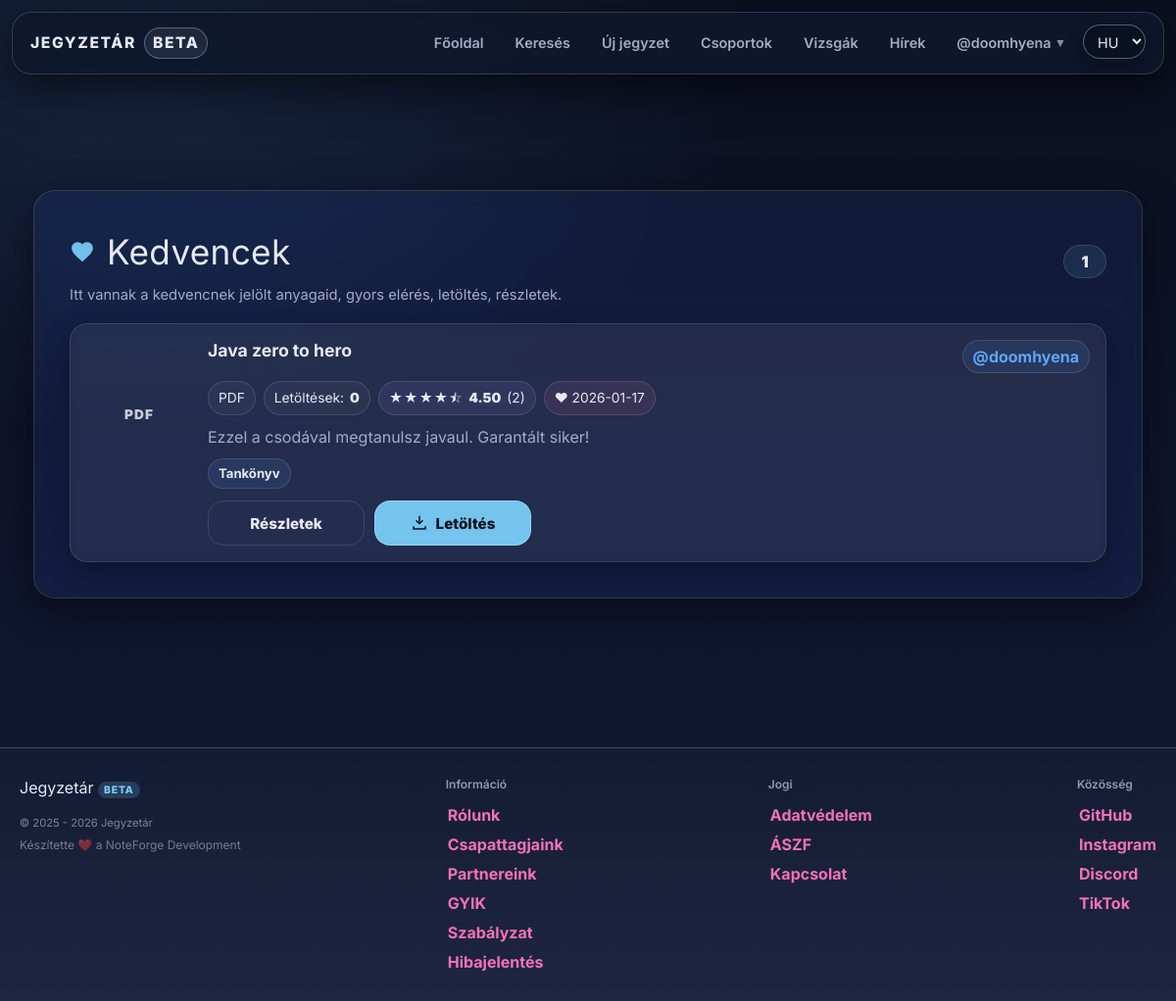
The page /favorites.php (signed in) on the database its author committed.
### tables this page shows
CREATE TABLE `users` (
  `id` int(11) NOT NULL,
  `lastname` varchar(100) DEFAULT NULL,
  `firstname` varchar(100) DEFAULT NULL,
  `username` varchar(50) NOT NULL,
  `birthdate` date DEFAULT NULL,
  `gender` varchar(10) DEFAULT NULL,
  `email` varchar(50) NOT NULL,
  `profile_picture` varchar(255) DEFAULT NULL,
  `password` varchar(255) NOT NULL,
  `security_question` varchar(255) NOT NULL,
  `security_answer` varchar(255) NOT NULL,
  `admin` tinyint(1) NOT NULL,
  `teacher` tinyint(1) NOT NULL,
  `registration_date` datetime DEFAULT NULL,
  `language` varchar(5) NOT NULL DEFAULT 'hu',
  `oauth_provider` varchar(20) DEFAULT NULL,
  `oauth_sub` varchar(191) DEFAULT NULL,
  `email_verified` tinyint(1) NOT NULL DEFAULT 0,
  `bio` text DEFAULT NULL,
  `profile_theme` varchar(32) NOT NULL DEFAULT 'default',
  `twofa_enabled` tinyint(1) NOT NULL DEFAULT 0,
  `used_reg_code` varchar(64) DEFAULT NULL,
  `used_reg_code_at` datetime DEFAULT NULL,
  `show_fullname` tinyint(1) NOT NULL DEFAULT 1,
  `show_email` tinyint(1) NOT NULL DEFAULT 0,
  `show_birthdate` tinyint(1) NOT NULL DEFAULT 0
);

CREATE TABLE `files` (
  `id` int(11) NOT NULL,
  `uploaded_by` int(11) DEFAULT NULL,
  `name` varchar(255) NOT NULL,
  `file_name` varchar(255) NOT NULL,
  `description` text DEFAULT NULL,
  `file_path` varchar(255) NOT NULL,
  `tags` varchar(255) NOT NULL,
  `tn_name` varchar(255) DEFAULT NULL,
  `file_size` bigint(20) UNSIGNED DEFAULT NULL,
  `download_count` int(11) NOT NULL DEFAULT 0,
  `content_text` longtext DEFAULT NULL,
  `edu_stage` enum('hs','uni') DEFAULT NULL,
  `edu_level` tinyint(4) DEFAULT NULL,
  `external_url` varchar(255) NOT NULL,
  `content_type` enum('file','note','','') NOT NULL,
  `note_markdown` mediumtext NOT NULL,
  `note_excerpt` varchar(255) NOT NULL
);

### assets/php/lang.php (called while the page is built, shortened)
<?php
    $supported_langs = ['hu', 'en', 'de'];
    if (isset($_GET['lang']) && in_array($_GET['lang'], $supported_langs, true)) {
        $lang = $_GET['lang'];
        $_SESSION['lang'] = $lang;
        if (!headers_sent()) {
            setcookie('lang', $lang, time() + 60*60*24*30, '/');
        }
    } else {
        if (isset($_SESSION['lang']) && in_array($_SESSION['lang'], $supported_langs, true)) {
            $lang = $_SESSION['lang'];
        } elseif (isset($_COOKIE['lang']) && in_array($_COOKIE['lang'], $supported_langs, true)) {
            $lang = $_COOKIE['lang'];
        } else {
            $lang = 'hu';
        }
    }
    $translations = [];
    if ($stmt = $conn->prepare("SELECT t_key, lang_code, text FROM translations WHERE lang_code IN (?, 'hu')")) {
        $stmt->bind_param('s', $lang);
        $stmt->execute();
        $result = $stmt->get_result();
        while ($row = $result->fetch_assoc()) {
            if (!isset($translations[$row['t_key']]) || $row['lang_code'] === $lang) {
                $translations[$row['t_key']] = $row['text'];
            }
        }
    }
    if (!function_exists('t')) {
        function t(string $key, ...$args): string
        {
            global $translations;
            $text = $translations[$key] ?? $key;
            return $text;
        }
    }

### favorites.php (the view, shortened to what this page needs)
<?php
    require_once "assets/php/db.php";
    require_once "assets/php/lang.php";
    require_once "assets/php/functions.php";
    $user_id = (int)auth_user_id();
    $page_theme = 'default';
    $sql = "SELECT fav.created_at AS favorited_at, f.*, u.username AS uploader_username, IFNULL(r.avg_rating, 0) AS avg_rating, IFNULL(r.rating_count, 0) AS rating_count FROM favorites fav INNER JOIN files f ON f.id = fav.file_id LEFT JOIN users u ON u.id = f.uploaded_by LEFT JOIN ( SELECT file_id, AVG(rating) AS avg_rating, COUNT(*) AS rating_count FROM ratings GROUP BY file_id) r ON r.file_id = f.id WHERE fav.user_id = ? ORDER BY fav.created_at DESC";
    $favRes = db_query($conn, $sql, "i", [$user_id]);
    $favorites = [];
    if ($favRes) {
        while ($row = $favRes->fetch_assoc()) {
            $favorites[] = $row;
        }
    }
?>
<!DOCTYPE html>
<html lang="<?= htmlspecialchars($lang) ?>">
<head>
    <link rel="stylesheet" href="assets/css/styles.css">
    <script src="https://cdn.jsdelivr.net/npm/@tailwindcss/browser@4"></script>
</head>
<body class="theme-<?= htmlspecialchars($page_theme) ?>">
<?php include 'assets/php/navbar.php'; ?>
<div class="content-wrapper w-full">
    <div class="main w-full max-w-6xl mx-auto px-4 md:px-6 lg:px-8 py-6">
        <div class="fav-header">
            <div class="fav-titlebar">
                <div class="fav-title">
                    <svg class="fav-heart" viewBox="0 0 24 24" aria-hidden="true">
                        <path d="M12 21.35l-1.45-1.32C5.4 15.36 2 12.28 2 8.5 2 5.42 4.42 3 7.5 3c1.74 0 3.41.81 4.5 2.09C13.09 3.81 14.76 3 16.5 3 19.58 3 22 5.42 22 8.5c0 3.78-3.4 6.86-8.55 11.54L12 21.35z" fill="currentColor"/>
                    </svg>
                    <h1><?= htmlspecialchars(t('nav_favorites') ?: 'Kedvenceim') ?></h1>
                </div>
                <div class="fav-count">
                    <span class="fav-count-pill">
                        <?= (int)count($favorites) ?>
                    </span>
                </div>
            </div>
            <p class="fav-subtitle entry-meta">
                Itt vannak a kedvencnek jelölt anyagaid, gyors elérés, letöltés, részletek.
            </p>
        </div>
        <?php if (!empty($favorites)): ?>
            <div class="fav-grid">
                <?php foreach ($favorites as $f):
                    $file_id = (int)$f['id'];
                    $title = (string)($f['name'] ?? '');
                    $desc = trim((string)($f['description'] ?? ''));
                    $tags_raw = trim((string)($f['tags'] ?? ''));
                    $downloads = isset($f['download_count']) ? (int)$f['download_count'] : 0;
                    $uploader_username = (string)($f['uploader_username'] ?? 'ismeretlen');
                    $uploader_safe = htmlspecialchars($uploader_username);
                    $ext = strtolower(pathinfo((string)($f['file_name'] ?? ''), PATHINFO_EXTENSION));
                    $ext = $ext !== '' ? $ext : 'file';
                    $favorited_at = !empty($f['favorited_at']) ? (string)$f['favorited_at'] : '';
                    $avg = (float)($f['avg_rating'] ?? 0);
                    $cnt = (int)($f['rating_count'] ?? 0);
                    $thumb = '';
                    $tags = [];
                    if ($tags_raw !== '') {
                        $tags = array_values(array_filter(array_map('trim', preg_split('/[,;]+/u', $tags_raw))));
                    }
                    ?>
                    <article class="card fav-card">
                        <div class="fav-top">
                            <div class="fav-thumb">
                                <?php if ($thumb !== ''): ?>
                                    <img src="<?= htmlspecialchars($thumb) ?>" alt="" loading="lazy">
                                <?php else: ?>
                                    <div class="fav-thumb-fallback" aria-hidden="true">
                                        <?= fav_file_icon_svg($ext) ?>
                                        <span class="fav-ext"><?= htmlspecialchars(strtoupper($ext)) ?></span>
                                    </div>
                                <?php endif; ?>
                            </div>
                            <div class="fav-main">
                                <div class="fav-head">
                                    <h2 class="fav-titleline">
                                        <a class="fav-titlelink" href="note.php?id=<?= $file_id ?>">
                                            <?= htmlspecialchars($title) ?>
                                        </a>
                                    </h2>
                                    <a class="uploader-name fav-uploader" href="profile.php?user=<?= rawurlencode($uploader_username) ?>">
                                        @<?= $uploader_safe ?>
                                    </a>
                                </div>
                                <div class="fav-meta-row">
                                    <span class="fav-chip"><?= htmlspecialchars(strtoupper($ext)) ?></span>
                                    <span class="fav-chip"><?= t('label_downloads') ?>: <strong><?= $downloads ?></strong></span>
                                    <span class="fav-chip fav-chip-rating">
                                        <?= fav_star_row($avg) ?>
                                        <strong><?= number_format($avg, 2) ?></strong>
                                        <span class="fav-rating-count">(<?= $cnt ?>)</span>
                                    </span>
                                    <?php if ($favorited_at !== ''): ?>
                                        <span class="fav-chip fav-chip-favdate" title="Kedvencekhez adva">
                                            ❤ <?= htmlspecialchars(substr($favorited_at, 0, 10)) ?>
                                        </span>
                                    <?php endif; ?>
                                </div>
                                <?php if ($desc !== ''): ?>
                                    <p class="fav-desc"><?= htmlspecialchars($desc) ?></p>
                                <?php endif; ?>
                                <?php if (!empty($tags)): ?>
                                    <div class="fav-tags" aria-label="<?= htmlspecialchars(t('label_tags')) ?>">
                                        <?php foreach (array_slice($tags, 0, 8) as $tg): ?>
                                            <span class="tag-pill"><?= htmlspecialchars($tg) ?></span>
                                        <?php endforeach; ?>
                                    </div>
                                <?php endif; ?>
                                <div class="fav-actions">
                                    <a class="btn-ghost" href="note.php?id=<?= $file_id ?>"><?= t('btn_details') ?></a>
                                    <a class="btn-cta" href="assets/php/download.php?id=<?= $file_id ?>">
                                        <svg class="icon icon-download" viewBox="0 0 24 24" aria-hidden="true">
                                            <path d="M12 3v10m0 0l-4-4m4 4l4-4M4 17v3h16v-3" fill="none" stroke="currentColor" stroke-width="2" stroke-linecap="round"/>
                                        </svg>
                                        <?= t('btn_download') ?>
                                    </a>
                                </div>
                            </div>
                        </div>
                    </article>
                <?php endforeach; ?>
            </div>
        <?php endif; ?>
    </div>
</div>
<?php include 'assets/php/footer.php'; ?>
</body>
</html>

### assets/php/navbar.php (shortened to what this page needs)
<?php
	require_once "assets/php/premium.php";
    $isLoggedIn = auth_is_logged_in();
    $user = $isLoggedIn ? auth_user($conn) : null;
    $currentUsername = null;
    if ($user) {
        $isLoggedIn = true;
        $currentUsername = $user['username'];
    }
?>
<nav class="navbar">
    <div class="navbar-content">
        <div class="brand">
            <span>Jegyzetár</span>
            <span class="brand-badge">beta</span>
        </div>
        <ul class="nav-links">
            <li><a href="index.php"><?= t('nav_home') ?></a></li>
            <li><a href="search.php"><?= t('nav_search') ?></a></li>
            <li><a href="upload.php"><?= t('nav_upload') ?></a></li>
            <li><a href="groups.php"><?= t('nav_groups') ?></a></li>
            <li><a href="exams.php"><?= t('nav_exams') ?></a></li>
            <li><a href="news.php">Hírek</a></li>
            <?php if ($isLoggedIn && $currentUsername): ?>
                <li class="nav-item-has-dropdown">
                    <a href="#" class="nav-account-link">
                        <?= $isLoggedIn && $currentUsername ? '@'.htmlspecialchars($currentUsername) : t('nav_login') ?>
                        <span class="nav-account-chevron">▾</span>
                    </a>
                </li>
            <?php else: ?>
                <li><a href="reglog.php?mode=login"><?= t('nav_login') ?></a></li>
            <?php endif; ?>
            <li class="nav-lang-item">
                <form method="get">
                    <select name="lang" onchange="this.form.submit()" class="select">
                        <option value="hu" <?= $lang === 'hu' ? 'selected' : '' ?>>HU</option>
                    </select>
                </form>
            </li>
        </ul>
    </div>
</nav>

### assets/php/functions.php (shortened to what this page needs)
<?php
    if (!function_exists('auth_user_id')) {
        function auth_user_id(): ?int {
            return (int)$_SESSION['id'];
        }
    }
    if (!function_exists('auth_is_logged_in')) {
        function auth_is_logged_in(): bool {
            return auth_user_id() !== null;
        }
    }
    if (!function_exists('auth_user')) {
        function auth_user(mysqli $conn): ?array {
            $uid = auth_user_id();
            $res = db_query($conn, "SELECT * FROM users WHERE id = ? LIMIT 1", "i", [$uid]);
            return $res->fetch_assoc();
        }
    }
    if (!function_exists('db_stmt')) {
        function db_stmt(mysqli $conn, string $sql, string $types = '', array $params = []): mysqli_stmt {
            $stmt = $conn->prepare($sql);
            if ($types !== '' && $params) {
                if (!$stmt->bind_param($types, ...$params)) {
                    db_log_error($conn, 'Paraméterek bind-elése sikertelen', $sql, $params);
                    throw new RuntimeException('Paraméterek bind-elése sikertelen: ' . $stmt->error);
                }
            }
            if (!$stmt->execute()) {
                db_log_error($conn, 'Végrehajtási hiba (execute)', $sql, $params);
                throw new RuntimeException('Végrehajtási hiba (execute): ' . $stmt->error);
            }
            return $stmt;
        }
    }
    if (!function_exists('db_query')) {
        function db_query(mysqli $conn, string $sql, string $types = '', array $params = []): mysqli_result
        {
            $stmt = db_stmt($conn, $sql, $types, $params);
            $result = $stmt->get_result();
            return $result;
        }
    }
    if (!function_exists('fav_star_row')) {
        function fav_star_row(float $avg): string {
            $avg = max(0.0, min(5.0, $avg));
            $full = (int)floor($avg + 1e-9);
            $half = ($avg - $full) >= 0.5 ? 1 : 0;
            $empty = 5 - $full - $half;
            $out = '<span class="fav-stars" aria-label="Értékelés">';
            for ($i=0; $i<$full; $i++) $out .= '★';
            if ($half) $out .= '⯪';
            for ($i=0; $i<$empty; $i++) $out .= '☆';
            $out .= '</span>';
            return $out;
        }
    }
    if (!function_exists('fav_file_icon_svg')) {
        function fav_file_icon_svg(string $ext): string {
            $ext = strtolower(trim($ext));
        $path = $icons[$ext] ?? $icons['file'];
        return '<svg class="fav-file-ic" viewBox="0 0 24 24" aria-hidden="true">'
            . $path
            . '</svg>';
        }
    }

### rows shown on the page
users: username "doomhyena"
files: file_name "PDF", name "Java zero to hero", users.username "doomhyena", download_count "0", avg "★★★★⯪", avg "4.50", cnt "2", favorited_at "2026-01-17", description "Ezzel a csodával megtanulsz javaul. Garantált siker!", tags "Tankönyv"

### other values the page prints
t('nav_home') "Főoldal"
t('nav_search') "Keresés"
t('nav_upload') "Új jegyzet"
t('nav_groups') "Csoportok"
t('nav_exams') "Vizsgák"
t('nav_favorites') ?: 'Kedvenceim' "Kedvencek"
count($favorites) "1"
t('footer_built_with') "Készítette ❤️ a NoteForge Development"
t('footer_group_info') "Információ"
t('footer_link_about') "Rólunk"
t('footer_link_team') "Csapattagjaink"
t('footer_link_partners') "Partnereink"
t('footer_link_faq') "GYIK"
t('footer_link_rules') "Szabályzat"
t('footer_link_report') "Hibajelentés"
